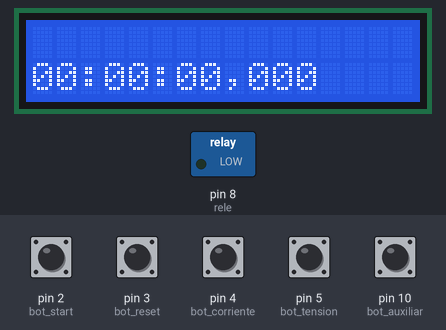
This sketch was run on a simulated Arduino Uno, built with avr-gcc and run on an emulated ATmega328P. Shown: 16×2 character LCD, switched loads named in the sketch (green lamp = pin HIGH). The inputs (shaded band) are chosen by the test bench; at power-on: pin 10 (bot_auxiliar) HIGH, pin 2 (bot_start), pin 3 (bot_reset), pin 4 (bot_corriente), pin 5 (bot_tension) LOW.

Above: at 3.3 s.
3.4 s: pin 4 (bot_corriente) pulled HIGH for 0.15 s
At 3.5 s:
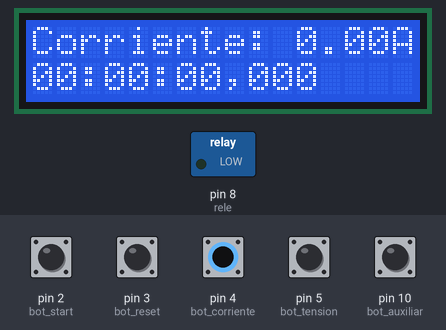
5.0 s: pin 5 (bot_tension) pulled HIGH for 0.15 s
At 5.1 s:
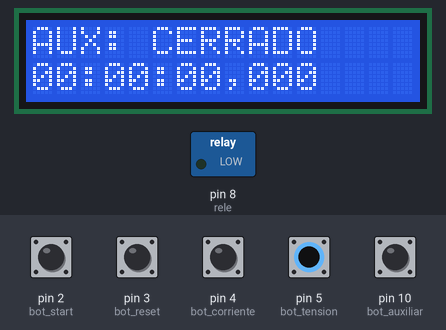
6.6 s: pin 2 (bot_start) pulled HIGH for 0.15 s
At 7.3 s:
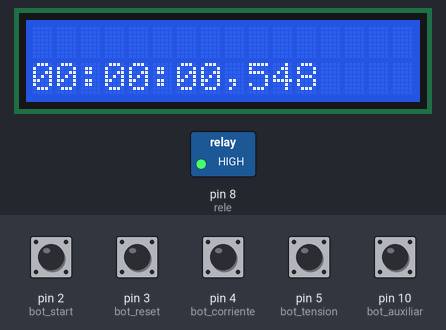
8.4 s: pin 5 (bot_tension) pulled HIGH for 1 s
At 8.59 s:
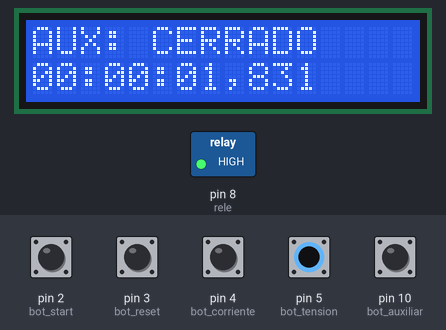
10.9 s: pin 4 (bot_corriente) pulled HIGH for 1 s
At 12.5 s:
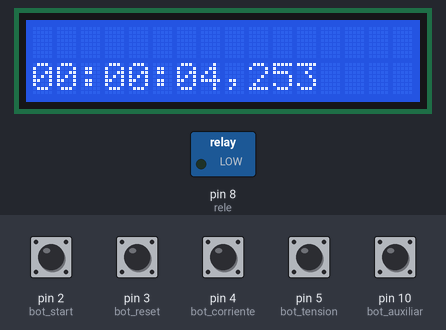
13.4 s: pin 2 (bot_start) pulled HIGH for 1 s
At 16.85 s:
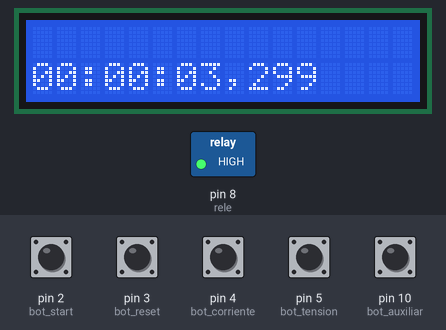
Timing chart, 0 to 16.9 s (numbered marks = the images above; inputs shaded):
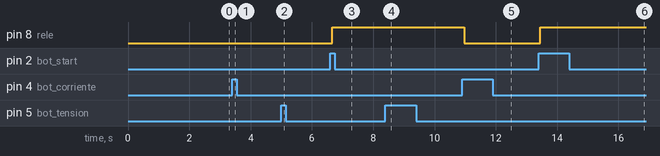

Measured:
- after the input at 3.4 s, the display: changes at once (image 1)
- after the input at 5.0 s, the display: changes at once (image 2)
- after the input at 6.6 s, pin 8 (rele): LOW → HIGH after 0.07 s; the display: first changes after 0.14 s (image 3 shows a later state)
- after the input at 8.4 s, the display: first changes after 0.06 s (image 4 shows a later state)
- after the input at 10.9 s, pin 8 (rele): HIGH → LOW after 0.07 s; the display: first changes after 0.09 s (image 5 shows a later state)
- after the input at 13.4 s, pin 8 (rele): LOW → HIGH after 0.06 s; the display: first changes after 0.13 s (image 6 shows a later state)

The sketch:

Modulo_de_Ensayo_Interruptores_1.0.ino
```cpp
//////////////////////////// PROYECTO SOL TECNICA /////////////////////////

#include<Wire.h>
#include <LiquidCrystal_I2C.h>
LiquidCrystal_I2C lcd(0x27,16,2);
//variable LCD
const byte columna = 0;
byte fila;
const byte columna2 = 1;
byte fila2;
String contenido1;
String contenido2;
//Variables del sensor
float val_max=0;
float val_comp = 0.1;
//Variables interruptores ,rele y auxiliar
byte bot_start = 2;
byte bot_reset = 3;
byte bot_corriente = 4;
byte bot_tension = 5;
byte rele = 8;
byte bot_auxiliar = 10;
boolean est_start = 0;
boolean est_reset = 0;
boolean est_corriente = 0;
boolean est_tension = 0;
boolean est_auxiliar = 0;
//RESET DE MILLIS
extern volatile unsigned long timer0_millis;
unsigned long new_value = 0;

/////////////////////////////////////////////////////////////////////////////////////////////////////////////////////////////////////
/////////////////////////////////////////////////////////////////////////////////////////////////////////////////////////////////////
/////////////////////////////////////////////////////////////////////////////////////////////////////////////////////////////////////

void setup() {
  lcd.init();
  lcd.backlight();
  pinMode(bot_start,     INPUT);
  pinMode(bot_reset,     INPUT);
  pinMode(bot_corriente, INPUT);
  pinMode(bot_tension,   INPUT);
  pinMode(bot_auxiliar,  INPUT);
  pinMode(rele,     OUTPUT);
  digitalWrite(rele, LOW);
  contenido1= "Iniciando";
  contenido2= "Programa";
  Visual();
  delay(2000);
  contenido1= "";
  contenido2="00:00:00,000";
  Visual();
}

/////////////////////////////////////////////////////////////////////////////////////////////////////////////////////////////////////
/////////////////////////////////////////////////////////////////////////////////////////////////////////////////////////////////////
/////////////////////////////////////////////////////////////////////////////////////////////////////////////////////////////////////

void loop() {
  lectura_botones();
  if(est_corriente == 1){
    fila = 0;
    contenido1= "Corriente: 0.00A";
    Visual2();
  }else if(est_tension == 1){
    switch(est_auxiliar){
      case 0:
        fila = 0;
        contenido1= "AUX: ABIERTO    ";
        Visual2();
      break;
      case 1:
        fila = 0;
        contenido1= "AUX: CERRADO    ";
        Visual2();
      break;
    }
  }else{
    fila=0;
    contenido1="                ";
    Visual2();
  }
  if(est_start == 1){
    cronometro();
  }
  if(est_reset == 1){
    reset();
  }
}

/////////////////////////////////////////////////////////////////////////////////////////////////////////////////////////////////////
/////////////////////////////////////////////////////////////////////////////////////////////////////////////////////////////////////
/////////////////////////////////////////////////////////////////////////////////////////////////////////////////////////////////////

void lectura_botones(){
  est_start = digitalRead(bot_start);
  est_reset = digitalRead(bot_reset);
  est_corriente = digitalRead(bot_corriente);
  est_tension = digitalRead(bot_tension);
  est_auxiliar = digitalRead(bot_auxiliar);

}

void cronometro(){
    setMillis(new_value);
    byte val = 1;
    fila2=0;
    contenido2 = "  :  :  ,";
    int v_segundo;
    int v_minuto;
    int v_ms;
    Visual();
    digitalWrite(rele, HIGH);
    while(val == 1){
      unsigned long tiempo = millis();
      int segundo = tiempo/1000;
      int minuto = segundo/60;
      int hora = minuto/60;
      fila2 = 0;
      if(hora<10){
          contenido2= "0" + String(hora);
      }else{
          contenido2 = hora;
      }
      Visual2();
      fila2 = 3;
      v_minuto = minuto -(60*hora);
      if(v_minuto<10){
          contenido2= "0" + String(v_minuto);
      }else{
          contenido2 = v_minuto;
      }
      Visual2();
      fila2 = 6;
      v_segundo = segundo -(60*minuto);
      if(v_segundo<10){
          contenido2= "0" + String(v_segundo);
      }else{
          contenido2 = v_segundo;
      }
      Visual2();
      fila2 = 9;
      v_ms = tiempo -(1000*60*v_minuto) -(1000*v_segundo);
      if(v_ms<10){
          contenido2= "00" + String(v_ms);
      }else if(v_ms<100){
          contenido2= "0" + String(v_ms);
      }else{
          contenido2 = v_ms;
      }
      Visual2();
      if(est_corriente == 1){
        corriente();
      }
      lectura_botones();
      if(est_tension == 1){
    switch(est_auxiliar){
      case 0:
        fila = 0;
        contenido1= "AUX: ABIERTO    ";
        Visual2();
      break;
      case 1:
        fila = 0;
        contenido1= "AUX: CERRADO    ";
        Visual2();
      break;
    }
  }
      if(tiempo > 250){
        if(est_tension == 1){
          if(est_auxiliar == 0){
            digitalWrite(rele, LOW);
            val = 0;
          }
        }
      }
      if(tiempo > 250){
        if(est_corriente == 1){
          if(val_max < val_comp){
            digitalWrite(rele, LOW);
            val = 0;
            fila= 11;
            contenido1= "0.00";
            Visual2();
          }
        }
      }
        if(est_reset == 1){  //Si Reset es presionado
          digitalWrite(rele, LOW);
          new_value = tiempo;
          val = 0; //Para salir del bucle while
        }
    val_max = 0;
    }
}

void corriente(){
  for(int i = 0; i<600 ; i++){
    float valor = analogRead(A2);
    float tension = (valor*5)/1023;
    val_max = tension +val_max;
  }
  val_max = (val_max/600)*1.5707963;
  fila = 11;
  contenido1 = val_max;
  Visual2();

}

void Visual(){    //Configuro lo que se visualizara en el LCD
  lcd.clear();
  lcd.setCursor(fila,columna);
  lcd.print(contenido1);
  lcd.setCursor(fila2,columna2);
  lcd.print(contenido2);
}

void Visual2(){    //Configuro lo que se visualizara en el LCD
  lcd.setCursor(fila,columna);
  lcd.print(contenido1);
  lcd.setCursor(fila2,columna2);
  lcd.print(contenido2);
}

void reset(){
  new_value = 0;
  fila2= 0;
  contenido2 = "00:00:00,000";
  Visual2();
}

void setMillis(unsigned long new_millis){
  uint8_t oldSREG = SREG;
  cli();
  timer0_millis = new_millis;
  SREG = oldSREG;
}
```
